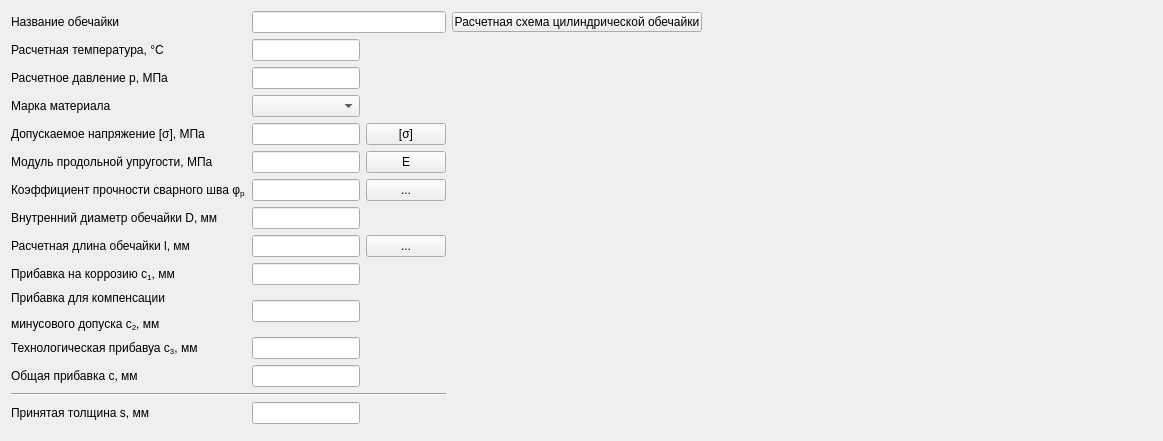
    <widget class="QWidget" name="tab_obnar">
     <attribute name="title">
      <string>Обечайка (наружное)</string>
     </attribute>
     <layout class="QGridLayout" name="gridLayout" columnminimumwidth="0,0,0,700">
      <item row="1" column="1" colspan="2">
       <widget class="QLineEdit" name="name_leon">
        <property name="tabletTracking">
         <bool>true</bool>
        </property>
       </widget>
      </item>
      <item row="2" column="1">
       <widget class="QLineEdit" name="temp_leon">
        <property name="tabletTracking">
         <bool>true</bool>
        </property>
        <property name="inputMask">
         <string/>
        </property>
        <property name="text">
         <string/>
        </property>
       </widget>
      </item>
      <item row="7" column="2">
       <widget class="QPushButton" name="pushButton_2on">
        <property name="minimumSize">
         <size>
          <width>50</width>
          <height>0</height>
         </size>
        </property>
        <property name="text">
         <string>...</string>
        </property>
       </widget>
      </item>
      <item row="6" column="2">
       <widget class="QPushButton" name="pbGetEon">
        <property name="minimumSize">
         <size>
          <width>50</width>
          <height>0</height>
         </size>
        </property>
        <property name="text">
         <string>E</string>
        </property>
       </widget>
      </item>
      <item row="11" column="1">
       <widget class="QLineEdit" name="c2_leon">
        <property name="tabletTracking">
         <bool>true</bool>
        </property>
       </widget>
      </item>
      <item row="7" column="1">
       <widget class="QLineEdit" name="fi_leon">
        <property name="tabletTracking">
         <bool>true</bool>
        </property>
        <property name="inputMask">
         <string/>
        </property>
       </widget>
      </item>
      <item row="4" column="0">
       <widget class="QLabel" name="l_steel">
        <property name="text">
         <string>Марка материала</string>
        </property>
       </widget>
      </item>
      <item row="6" column="1">
       <widget class="QLineEdit" name="E_leon">
        <property name="readOnly">
         <bool>true</bool>
        </property>
       </widget>
      </item>
      <item row="1" column="0">
       <widget class="QLabel" name="l_name">
        <property name="text">
         <string>Название обечайки</string>
        </property>
       </widget>
      </item>
      <item row="13" column="1">
       <widget class="QLineEdit" name="c_leon">
        <property name="tabletTracking">
         <bool>true</bool>
        </property>
       </widget>
      </item>
      <item row="15" column="1">
       <widget class="QLineEdit" name="s_leon"/>
      </item>
      <item row="9" column="2">
       <widget class="QPushButton" name="pbGetlon">
        <property name="minimumSize">
         <size>
          <width>50</width>
          <height>0</height>
         </size>
        </property>
        <property name="text">
         <string>...</string>
        </property>
       </widget>
      </item>
      <item row="7" column="0">
       <widget class="QLabel" name="label_29">
        <property name="text">
         <string>&lt;html&gt;&lt;head/&gt;&lt;body&gt;&lt;p&gt;Коэффициент прочности сварного шва φ&lt;span style=&quot; vertical-align:sub;&quot;&gt;p&lt;/span&gt;&lt;/p&gt;&lt;/body&gt;&lt;/html&gt;</string>
        </property>
       </widget>
      </item>
      <item row="4" column="1">
       <widget class="QComboBox" name="steel_cbon"/>
      </item>
      <item row="5" column="0">
       <widget class="QLabel" name="label_13">
        <property name="text">
         <string>Допускаемое напряжение [σ], МПа</string>
        </property>
       </widget>
      </item>
      <item row="11" column="0">
       <widget class="QLabel" name="label_32">
        <property name="text">
         <string>&lt;html&gt;&lt;head/&gt;&lt;body&gt;&lt;p&gt;Прибавка для компенсации&lt;/p&gt;&lt;p&gt;минусового допуска c&lt;span style=&quot; vertical-align:sub;&quot;&gt;2&lt;/span&gt;, мм&lt;/p&gt;&lt;/body&gt;&lt;/html&gt;</string>
        </property>
       </widget>
      </item>
      <item row="9" column="0">
       <widget class="QLabel" name="label_45">
        <property name="text">
         <string>Расчетная длина обечайки l, мм</string>
        </property>
       </widget>
      </item>
      <item row="5" column="2">
       <widget class="QPushButton" name="pbGetSigmaon">
        <property name="minimumSize">
         <size>
          <width>50</width>
          <height>0</height>
         </size>
        </property>
        <property name="text">
         <string>[σ]</string>
        </property>
       </widget>
      </item>
      <item row="8" column="0">
       <widget class="QLabel" name="label_30">
        <property name="text">
         <string>Внутренний диаметр обечайки D, мм</string>
        </property>
       </widget>
      </item>
      <item row="2" column="0">
       <widget class="QLabel" name="label_15">
        <property name="text">
         <string>&lt;html&gt;&lt;head/&gt;&lt;body&gt;&lt;p&gt;Расчетная температура, °С&lt;/p&gt;&lt;/body&gt;&lt;/html&gt;</string>
        </property>
       </widget>
      </item>
      <item row="3" column="1">
       <widget class="QLineEdit" name="press_leon">
        <property name="tabletTracking">
         <bool>true</bool>
        </property>
        <property name="inputMask">
         <string/>
        </property>
        <property name="text">
         <string/>
        </property>
       </widget>
      </item>
      <item row="12" column="0">
       <widget class="QLabel" name="label_33">
        <property name="text">
         <string>&lt;html&gt;&lt;head/&gt;&lt;body&gt;&lt;p&gt;Технологическая прибавуа c&lt;span style=&quot; vertical-align:sub;&quot;&gt;3&lt;/span&gt;, мм&lt;/p&gt;&lt;/body&gt;&lt;/html&gt;</string>
        </property>
       </widget>
      </item>
      <item row="12" column="1">
       <widget class="QLineEdit" name="c3_leon">
        <property name="tabletTracking">
         <bool>true</bool>
        </property>
       </widget>
      </item>
      <item row="13" column="0">
       <widget class="QLabel" name="label_34">
        <property name="text">
         <string>Общая прибавка с, мм</string>
        </property>
       </widget>
      </item>
      <item row="3" column="0">
       <widget class="QLabel" name="label_28">
        <property name="text">
         <string>Расчетное давление p, МПа</string>
        </property>
       </widget>
      </item>
      <item row="9" column="1">
       <widget class="QLineEdit" name="l_leon"/>
      </item>
      <item row="8" column="1">
       <widget class="QLineEdit" name="dia_leon">
        <property name="tabletTracking">
         <bool>true</bool>
        </property>
        <property name="inputMask">
         <string/>
        </property>
       </widget>
      </item>
      <item row="14" column="0" colspan="3">
       <widget class="Line" name="line_3">
        <property name="orientation">
         <enum>Qt::Horizontal</enum>
        </property>
       </widget>
      </item>
      <item row="6" column="0">
       <widget class="QLabel" name="label_44">
        <property name="text">
         <string>Модуль продольной упругости, МПа</string>
        </property>
       </widget>
      </item>
      <item row="15" column="0">
       <widget class="QLabel" name="label_14">
        <property name="text">
         <string>Принятая толщина s, мм</string>
        </property>
       </widget>
      </item>
      <item row="10" column="0">
       <widget class="QLabel" name="label_31">
        <property name="text">
         <string>&lt;html&gt;&lt;head/&gt;&lt;body&gt;&lt;p&gt;Прибавка на коррозию c&lt;span style=&quot; vertical-align:sub;&quot;&gt;1&lt;/span&gt;, мм&lt;/p&gt;&lt;/body&gt;&lt;/html&gt;</string>
        </property>
       </widget>
      </item>
      <item row="10" column="1">
       <widget class="QLineEdit" name="c1_leon">
        <property name="tabletTracking">
         <bool>true</bool>
        </property>
        <property name="inputMask">
         <string/>
        </property>
       </widget>
      </item>
      <item row="5" column="1">
       <widget class="QLineEdit" name="sigma_leon">
        <property name="enabled">
         <bool>true</bool>
        </property>
        <property name="readOnly">
         <bool>true</bool>
        </property>
       </widget>
      </item>
      <item row="16" column="0" colspan="3">
       <widget class="QFrame" name="frame_3">
        <property name="frameShape">
         <enum>QFrame::StyledPanel</enum>
        </property>
        <property name="frameShadow">
         <enum>QFrame::Raised</enum>
        </property>
        <widget class="QLabel" name="s_calc_lon">
         <property name="geometry">
          <rect>
           <x>150</x>
           <y>40</y>
           <width>61</width>
           <height>20</height>
          </rect>
         </property>
         <property name="text">
          <string>s</string>
         </property>
        </widget>
        <widget class="QLabel" name="press_d_lon">
         <property name="geometry">
          <rect>
           <x>150</x>
           <y>70</y>
           <width>61</width>
           <height>20</height>
          </rect>
         </property>
         <property name="text">
          <string>p</string>
         </property>
        </widget>
        <widget class="QPushButton" name="pbPredon">
         <property name="geometry">
          <rect>
           <x>10</x>
           <y>20</y>
           <width>110</width>
           <height>34</height>
          </rect>
         </property>
         <property name="text">
          <string>Предварительный 
 расчет</string>
         </property>
        </widget>
        <widget class="QPushButton" name="pbCalcon">
         <property name="geometry">
          <rect>
           <x>10</x>
           <y>70</y>
           <width>110</width>
           <height>34</height>
          </rect>
         </property>
         <property name="sizePolicy">
          <sizepolicy hsizetype="Minimum" vsizetype="Expanding">
           <horstretch>0</horstretch>
           <verstretch>0</verstretch>
          </sizepolicy>
         </property>
         <property name="text">
          <string>Расчет</string>
         </property>
        </widget>
       </widget>
      </item>
      <item row="1" column="3">
       <widget class="QPushButton" name="pushButton">
        <property name="maximumSize">
         <size>
          <width>250</width>
          <height>20</height>
         </size>
        </property>
        <property name="text">
         <string>Расчетная схема цилиндрической обечайки</string>
        </property>
       </widget>
      </item>
     </layout>
    </widget>
